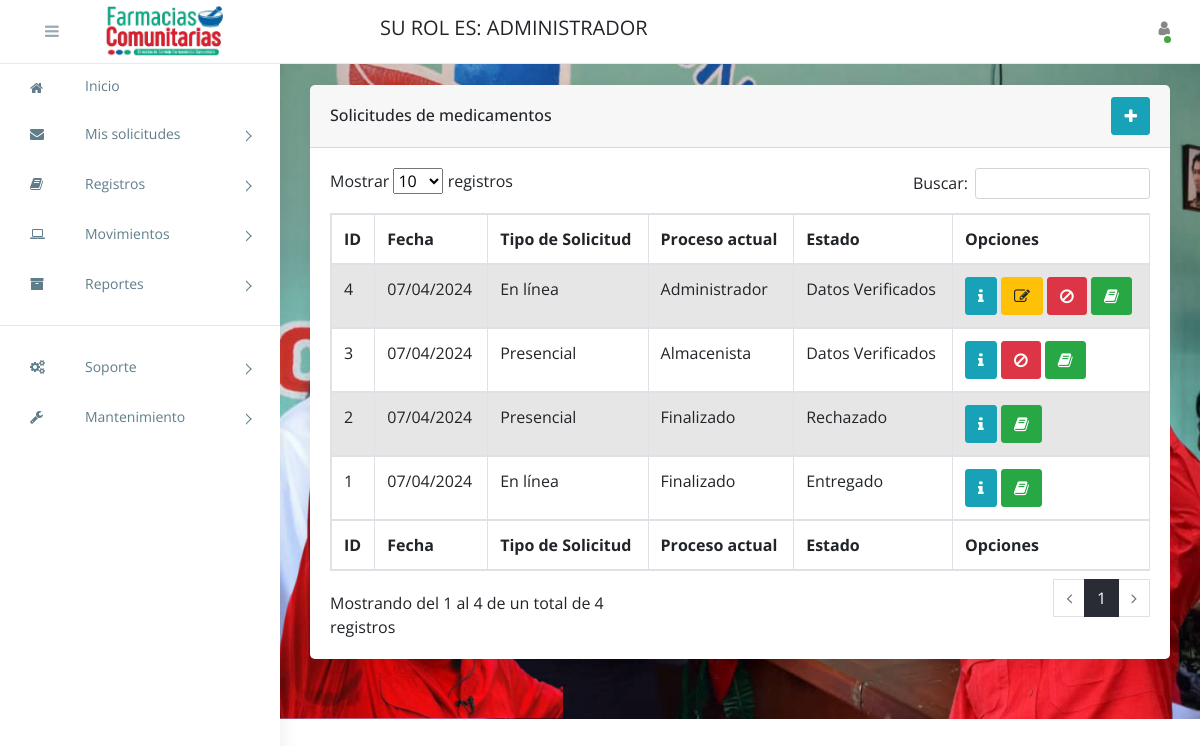
/solictudes-de-medicamentos/ (signed in), run on the app's committed database.
### apps/entidades/models.py (models this page shows, shortened)
class Persona(models.Model):
	class Genero(models.TextChoices):
		MASCULINO = 'MA', 'Masculino'
		FEMENINO = 'FE', 'Femenino'
	class Nacionalidad(models.TextChoices):
		VENEZOLANO = 'V-', 'V-'
		EXTRANJERO = 'E-', 'E-'
		JURIDICO = 'J-', 'J-'
	class CodigoTlf(models.TextChoices):
		C412 = '0412', '0412'
		C414 = '0414', '0414'
		C416 = '0416', '0416'
		C424 = '0424', '0424'
		C426 = '0426', '0426'
	nacionalidad = models.CharField(max_length=2, choices=Nacionalidad.choices, default=Nacionalidad.VENEZOLANO, blank=False, null=False)
	cedula = models.CharField(max_length=8, blank=False, null=False)
	nombres = models.CharField(max_length=50, blank=False, null=False)
	apellidos = models.CharField(max_length=50, blank=False, null=False)
	telefono = models.CharField(max_length=11, blank=True, null=True)
	genero = models.CharField(max_length=2, blank=False, null=False, choices=Genero.choices)
	f_nacimiento = models.DateField(auto_now_add = False, auto_now=False, blank=False, null=False)
	embarazada = models.BooleanField(blank=False, null=False)
	c_residencia = models.FileField(upload_to='constancias_residencias/', blank=True, null=True)
	zona  = models.ForeignKey(Zona, on_delete=models.PROTECT, blank=False, null=False)
	direccion = models.TextField(blank=False, null=False)
	patologia = models.TextField(blank=True, null=True)
	class Meta:
		abstract = True

class Perfil(Persona):
	class Rol(models.TextChoices):
		ADMINISTRADOR = 'AD', 'Administrador'
		ALMACENISTA = 'AL', 'Almacenista'
		AT_CLIENTE = 'AT', 'Atención al Cliente'
		JEFE_COMUNIDAD = 'JC', 'Jefe de Comunidad'
		PACIENTE = 'PA', 'Paciente'
	rol = models.CharField(max_length=2, choices=Rol.choices, default=Rol.PACIENTE)
	usuario = models.OneToOneField(User, on_delete=models.CASCADE, related_name='perfil')
	class Meta:
		verbose_name = 'perfil'
		verbose_name_plural = 'perfiles'
		permissions = [
			('cambiar_password', 'cambiar contraseña a usuarios'),
			('cambiar_estado_usuarios', 'cambiar estado de usuarios'),
			('cambiar_estado_jornada', 'cambiar estatus de jornadas'),
			('cambiar_estado_solicitudes', 'cambiar status de solicitudes'),
			('entregar_solicitud_medicamentos', 'Entregar solicitud de medicamentos'),
			('entregar_jornada_medicamentos', 'Entregar jornada de medicamentos'),
			('ver_inicio', 'Ver inicio'),
			('ver_mis_solicitudes_de_medicamentos', 'Ver mis solicitudes de medicamentos'),
			('ver_mis_jornada_medicamentos', 'Ver mis jornadas de medicamentos'),
			('registrar_mi_solicitud_de_medicamentos', 'Registrar mi solicitud de medicamentos'),
			('registrar_mi_jornada_medicamentos', 'Registrar mi jornada de medicamentos')
		]

### apps/movimientos/models.py (models this page shows, shortened)
class Solicitud(models.Model):
	class Status(models.TextChoices):
		EN_PROCRESO = 'PR', 'En Proceso'
		DATOS_VERIFICADOS = 'DV', 'Datos Verificados'
		APROBADO = 'AP', 'Aprobado'
		EN_ESPERA_DE_ENTREGA = 'EE', 'En Espera de Entrega'
		PACIENTE_NO_RETIRO = 'NR', 'Paciente no retiró'
		ENTREGADO = 'ET', 'Entregado'
		RECHAZADO = 'RE', 'Rechazado'
	class TipoSoli(models.TextChoices):
		ONLINE = 'ON', 'En línea'
		PRESENCIAL = 'PR', 'Presencial'
	class FaseProceso(models.TextChoices):
		ADMINISTRADOR = 'AD', 'Administrador'
		ALMACENISTA = 'AL', 'Almacenista'
		AT_CLIENTE = 'AT', 'Atención al Cliente'
		FINALIZADO = 'FI', 'Finalizado'
	fecha_soli = models.DateField(auto_now=False, auto_now_add=False, blank=False, null=False)
	fecha_en_espera = models.DateField(auto_now=False, auto_now_add=False, blank=True, null=True)
	perfil = models.ForeignKey(Perfil, on_delete=models.PROTECT, blank=False, null=False)
	beneficiado = models.ForeignKey(Beneficiado, on_delete=models.PROTECT, blank=False, null=False)
	descripcion = models.TextField(blank=False, null=False)
	motivo_rechazo = models.TextField(blank=True, null=True)
	recipe = models.ImageField(upload_to='recipes/', blank=False, null=False)
	proceso_actual = models.CharField(max_length=2, choices= FaseProceso.choices, default=FaseProceso.AT_CLIENTE)
	estado = models.CharField(max_length=2, choices=Status.choices, default=Status.EN_PROCRESO, blank=False, null=False)
	tipo_solicitud = models.CharField(choices=TipoSoli.choices, max_length=2)
	class Meta:
		verbose_name = 'Solicitud de Medicamento'
		verbose_name_plural = 'Solicitud de Medicamentos'
		ordering = ['fecha_soli']

### apps/movimientos/views/solicitudes/views.py (the view)
# urls.py: path('solictudes-de-medicamentos/', SolicitudesMed.as_view(), name='listado_solicitudes_medicamentos'),
class SolicitudesMed(ValidarUsuario, TemplateView):
	permission_required = 'movimientos.view_solicitud'
	template_name = 'pages/movimientos/solicitudes/listado_solicitudes_med.html'
	def get_context_data(self, **kwargs):
		context = super().get_context_data(**kwargs)
		solicitudes = Solicitud.objects.all().order_by('-pk')
		context["sub_title"] = "Solicitudes de medicamentos"
		context['solicitudes'] = solicitudes
		return context

### apps/entidades/mixins.py (called while the page is built)
	def test_func(self):
		return self.request.user.has_perm(self.permission_required)

	def dispatch(self, request, *args, **kwargs):
		if not self.request.user.is_authenticated:
			return redirect('/ingresar/')
		return super().dispatch(request, *args, **kwargs)

### templates/pages/movimientos/solicitudes/listado_solicitudes_med.html (shortened to what this page needs)
{% extends 'base/base.html' %}
{% load static %}
{% block extra_css %}
	<link rel="stylesheet" href="{% static 'css/buttons.bootstrap5.min.css' %}">
	<link rel="stylesheet" href="{% static 'css/dataTables.bootstrap5.min.css' %}">
	<link rel="stylesheet" href="{% static 'css/responsive.bootstrap5.min.css' %}">
{% endblock extra_css %}
{% block body %}
<div class="row">
    <div class="col-sm-12">
        <div class="card">
            <div class="card-header d-flex align-items-center justify-content-between">
                <h5 id="page_title">{{ sub_title }}</h5>
                <div class="cart-tools">
                    <a href="{% url 'registrar_solicitud_presencial' %}" class="btn btn-icon btn-info" data-bs-toggle="tooltip" title="Registrar Solicitud">
                        <i class="fa fa-plus text-white"></i>
                    </a>
                </div>
            </div>
            <div class="card-body">
                <div class="dt-responsive table-responsive">
                    <table id="listado_solicitudes" class="table table-striped table-hover table-bordered nowrap">
                        <thead>
                            <tr>
                                <th>ID</th>
                                <th>Fecha</th>
                                <th>Tipo de Solicitud</th>
                                <th>Proceso actual</th>
                                <th>Estado</th>
                                <th>Opciones</th>
                              </tr>
                        </thead>
                        <tbody>
                            {% for solicitud in solicitudes %}
                                <tr>
                                    <td>{{ solicitud.pk }}</td>
                                    <td>{{ solicitud.fecha_soli|date:'d/m/Y' }}</td>
                                    <td>{{ solicitud.get_tipo_solicitud_display }}</td>
                                    <td>{{ solicitud.get_proceso_actual_display }}</td>
                                    <td>{{ solicitud.get_estado_display }}</td>
                                    <td>
                                        <a href="{% url 'detalle_solicitud_med' solicitud.pk %}" rel="detail" class="btn btn-info" data-bs-toggle="tooltip" title="Detalle de Solicitud de medicamentos">
                                            <i class="fa fa-info"></i>
                                        </a>
                                        {% if solicitud.tipo_solicitud == 'ON' %}
                                            {% if request.user.perfil.rol == 'AD' %}
                                                {% if solicitud.estado == 'DV' %}
                                                    <a href="{% url 'modificar_solicitudes_medicamentos' solicitud.pk %}" rel="edit" class="btn btn-warning" data-bs-toggle="tooltip" title="Mofificar Solicitud">
                                                        <i class="fa fa-edit"></i>
                                                    </a>
                                                {% endif %}
                                            {% elif request.user.perfil.rol == 'AL' %}
                                                {% if solicitud.estado == 'AP' %}
                                                    <a href="{% url 'solicitud_de_medicamento_en_espera_entrega' solicitud.pk %}" rel="edit" class="btn btn-dark" data-bs-toggle="tooltip" title="En espera de entrega">
                                                        <i class="fa fa-envelope"></i>
                                                    </a>
                                                {% endif %}
                                            {% endif %}
                                        {% endif %}
                                        {% if request.user.perfil.rol == 'AT' or request.user.perfil.rol == 'AD' %}
                                            {% if solicitud.estado == 'PR' or solicitud.estado == 'DV' %}
                                                <a href="#" rel="ban" class="btn btn-danger" data-bs-toggle="tooltip" title="Rechazar Solicitud">
                                                    <i class="fa fa-ban"></i>
                                                </a>
                                            {% endif %}
                                        {% endif %}
                                        <a href="{% url 'det_solicitud' solicitud.pk %}" target="_blank" class="btn btn-success" data-bs-toggle="tooltip" title="Reporte de Solicitud">
                                            <i class="fa fa-book"></i>
                                        </a>
                                    </td>
                                </tr>
                            {% endfor %}
                        </tbody>
                        <tfoot>
                            <tr>
                                <th>ID</th>
                                <th>Fecha</th>
                                <th>Tipo de Solicitud</th>
                                <th>Proceso actual</th>
                                <th>Estado</th>
                                <th>Opciones</th>
                            </tr>
                        </tfoot>
                    </table>
                </div>
            </div>
        </div>
    </div>
</div>
{% endblock body %}

### templates/base/base.html (shortened to what this page needs)
{% load static %}
<!Doctype html>
<html class="no-js" lang="es">
<head>
    <link rel="stylesheet" href="https://cdn.jsdelivr.net/npm/normalize.css@8.0.0/normalize.min.css">
    <link rel="stylesheet" href="https://cdn.jsdelivr.net/npm/bootstrap@4.1.3/dist/css/bootstrap.min.css">
    <link rel="stylesheet" href="https://cdn.jsdelivr.net/npm/font-awesome@4.7.0/css/font-awesome.min.css">
    <link rel="stylesheet" href="https://cdn.jsdelivr.net/gh/lykmapipo/themify-icons@0.1.2/css/themify-icons.css">
    <link rel="stylesheet" href="https://cdn.jsdelivr.net/npm/pixeden-stroke-7-icon@1.2.3/pe-icon-7-stroke/dist/pe-icon-7-stroke.min.css">
    <link rel="stylesheet" href="https://cdnjs.cloudflare.com/ajax/libs/flag-icon-css/3.2.0/css/flag-icon.min.css">
    <link rel="stylesheet" href="{% static 'css/notifier.css' %}">
    <link rel="stylesheet" href="{% static 'css/cs-skin-elastic.css' %}">
    <link rel="stylesheet" href="{% static 'css/style.css' %}">
    {% block extra_css %}
    {% endblock extra_css %}
</head>
<body>
    {% block left_panel %}
    <aside id="left-panel" class="left-panel">
        <nav class="navbar navbar-expand-sm navbar-default">
            <div id="main-menu" class="main-menu">
                <ul class="nav navbar-nav">
                    <li class="dropdown pt-2">
                        <a href="{% url 'vista' %}"><i class="menu-icon fa fa-home"></i>Inicio</a>
                    </li>
                    <li class="menu-item-has-children dropdown">
                        <a href="" class="dropdown-toggle" data-toggle="dropdown" aria-haspopup="true" aria-expanded="false"> <i class="menu-icon fa fa-envelope"></i>Mis solicitudes</a>
                    </li>
                    {% if not request.user.perfil.rol == "PA" and not request.user.perfil.rol == "JC" and not request.user.perfil.rol == "AT" %}
                        <li class="menu-item-has-children dropdown">
                            <a href="" class="dropdown-toggle" data-toggle="dropdown" aria-haspopup="true" aria-expanded="false"> <i class="menu-icon fa fa-book"></i>Registros</a>
                        </li>
                    {% endif %}
                    {% if not request.user.perfil.rol == "PA" and not request.user.perfil.rol == "JC" %}
                        <li class="menu-item-has-children dropdown">
                            <a href="" class="dropdown-toggle" data-toggle="dropdown" aria-haspopup="true" aria-expanded="false"> <i class="menu-icon fa fa-laptop"></i>Movimientos</a>
                         </li>
                    {% endif %}
                        {% if request.user.perfil.rol == "AD" %}
                            <li class="menu-item-has-children dropdown">
                                <a href="#" class="dropdown-toggle" data-toggle="dropdown" aria-haspopup="true" aria-expanded="false"> <i class="menu-icon fa fa-archive"></i>Reportes</a>
                            </li>
                        {% endif %}
                    <hr width="100%">
                    {% if request.user.perfil.rol == "AD" %}
                        <li class="menu-item-has-children dropdown">
                            <a href="" class="dropdown-toggle" data-toggle="dropdown" aria-haspopup="true" aria-expanded="false"> <i class="menu-icon fa fa-cogs"></i>Soporte</a>
                        </li>
                    {% endif %}
                    {% if not request.user.perfil.rol == "PA" and not request.user.perfil.rol == "JC" and not request.user.perfil.rol == "AT" %}
                        <li class="menu-item-has-children dropdown">
                            <a href="" class="dropdown-toggle" data-toggle="dropdown" aria-haspopup="true" aria-expanded="false"> <i class="menu-icon fa fa-wrench"></i>Mantenimiento</a>
                        </li>
                    {% endif %}
                </ul>
            </div>
        </nav>
    </aside>
    {% endblock left_panel %}
    <div id="right-panel" class="right-panel">
        <header id="header" class="header">
            <div class="top-left">
                <div class="navbar-header">
                    {% block a %}
                    <a id="menuToggle" class="menutoggle col"><i class="fa fa-bars"></i></a>
                    <a class="navbar-brand col" href="#"><img src="{% static 'images/logo.jpg' %}"></a>
                    {% endblock a %}
                </div>
            </div>
            <div class="top-right">
                <div class="header-menu d-flex align-items-center justify-content-center">
                    <div class="navbar-brand">
                        <div>SU ROL ES: {{ user.perfil.get_rol_display|upper }}</div>
                    </div>
                    <div class="navbar-brand ml-auto"><div id="reloj"></div></div>
                    {% block right_panel %}
                    <div class="user-area dropdown float-right">
                        <a href="#" class="dropdown-toggle active" data-toggle="dropdown" aria-haspopup="true" aria-expanded="false">
                            <i class="fa fa-user"></i>
                        </a>
                    </div>
                    {% endblock right_panel %}
                </div>
            </div>
        </header>
        <div class="content">
            {% block body %}
            {% endblock %}
        </div>
    </div>
</body>
</html>

### static/css/cs-skin-elastic.css (style rules this page uses)
.fa-plus { color: #28a745; }

### data on the page
Solicitud: pk "4", fecha_soli "07/04/2024", tipo_solicitud "En línea", proceso_actual "Administrador", estado "Datos Verificados"
Solicitud: pk "3", fecha_soli "07/04/2024", tipo_solicitud "Presencial", proceso_actual "Almacenista", estado "Datos Verificados"
Solicitud: pk "2", fecha_soli "07/04/2024", tipo_solicitud "Presencial", proceso_actual "Finalizado", estado "Rechazado"
Solicitud: pk "1", fecha_soli "07/04/2024", tipo_solicitud "En línea", proceso_actual "Finalizado", estado "Entregado"

### other printed values
{{ user.perfil.get_rol_display|upper }} "ADMINISTRADOR"
{{ sub_title }} "Solicitudes de medicamentos"
